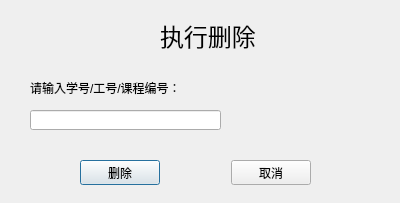
<?xml version="1.0" encoding="UTF-8"?>
<ui version="4.0">
 <class>sysdel</class>
 <widget class="QDialog" name="sysdel">
  <property name="geometry">
   <rect>
    <x>0</x>
    <y>0</y>
    <width>400</width>
    <height>203</height>
   </rect>
  </property>
  <property name="windowTitle">
   <string>学生选课和成绩管理系统</string>
  </property>
  <widget class="QLabel" name="label">
   <property name="geometry">
    <rect>
     <x>160</x>
     <y>20</y>
     <width>101</width>
     <height>31</height>
    </rect>
   </property>
   <property name="font">
    <font>
     <pointsize>18</pointsize>
    </font>
   </property>
   <property name="text">
    <string>执行删除</string>
   </property>
  </widget>
  <widget class="QLabel" name="label_2">
   <property name="geometry">
    <rect>
     <x>30</x>
     <y>80</y>
     <width>161</width>
     <height>16</height>
    </rect>
   </property>
   <property name="text">
    <string>请输入学号/工号/课程编号：</string>
   </property>
  </widget>
  <widget class="QLineEdit" name="le_id">
   <property name="geometry">
    <rect>
     <x>30</x>
     <y>110</y>
     <width>191</width>
     <height>20</height>
    </rect>
   </property>
   <property name="maxLength">
    <number>9</number>
   </property>
   <property name="clearButtonEnabled">
    <bool>true</bool>
   </property>
  </widget>
  <widget class="QWidget" name="layoutWidget">
   <property name="geometry">
    <rect>
     <x>80</x>
     <y>160</y>
     <width>231</width>
     <height>25</height>
    </rect>
   </property>
   <layout class="QHBoxLayout" name="horizontalLayout">
    <item>
     <widget class="QPushButton" name="btn_del">
      <property name="text">
       <string>删除</string>
      </property>
     </widget>
    </item>
    <item>
     <spacer name="horizontalSpacer">
      <property name="orientation">
       <enum>Qt::Horizontal</enum>
      </property>
      <property name="sizeHint" stdset="0">
       <size>
        <width>40</width>
        <height>20</height>
       </size>
      </property>
     </spacer>
    </item>
    <item>
     <widget class="QPushButton" name="btn_cancel">
      <property name="text">
       <string>取消</string>
      </property>
     </widget>
    </item>
   </layout>
  </widget>
 </widget>
 <resources/>
 <connections/>
</ui>
